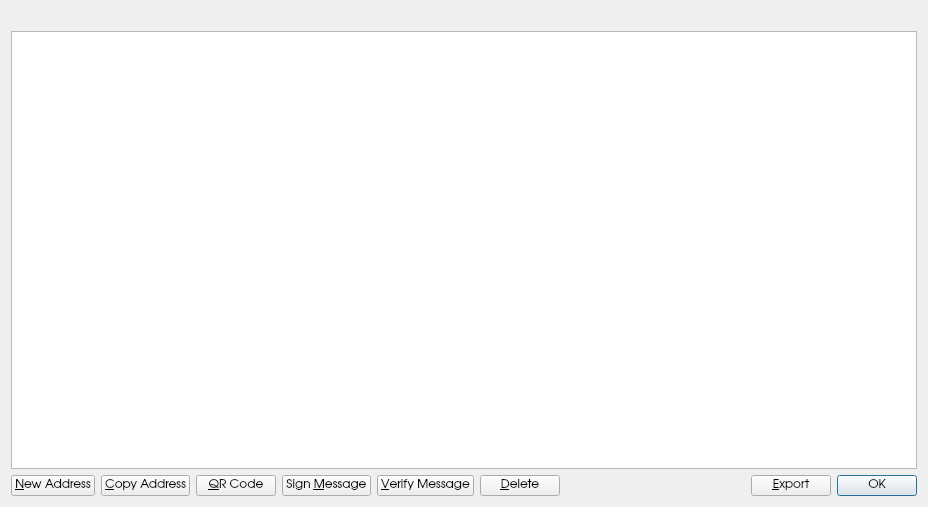
<?xml version="1.0" encoding="UTF-8"?>
<ui version="4.0">
 <class>AddressBookPage</class>
 <widget class="QWidget" name="AddressBookPage">
  <property name="geometry">
   <rect>
    <x>0</x>
    <y>0</y>
    <width>928</width>
    <height>507</height>
   </rect>
  </property>
  <property name="windowTitle">
   <string>Address Book</string>
  </property>
  <layout class="QVBoxLayout" name="verticalLayout">
   <item>
    <widget class="QLabel" name="labelExplanation">
     <property name="textFormat">
      <enum>Qt::PlainText</enum>
     </property>
     <property name="wordWrap">
      <bool>true</bool>
     </property>
    </widget>
   </item>
   <item>
    <widget class="QTableView" name="tableView">
     <property name="contextMenuPolicy">
      <enum>Qt::CustomContextMenu</enum>
     </property>
     <property name="toolTip">
      <string>Double-click to edit address or label</string>
     </property>
     <property name="tabKeyNavigation">
      <bool>false</bool>
     </property>
     <property name="alternatingRowColors">
      <bool>true</bool>
     </property>
     <property name="selectionMode">
      <enum>QAbstractItemView::SingleSelection</enum>
     </property>
     <property name="selectionBehavior">
      <enum>QAbstractItemView::SelectRows</enum>
     </property>
     <property name="sortingEnabled">
      <bool>true</bool>
     </property>
     <attribute name="verticalHeaderVisible">
      <bool>false</bool>
     </attribute>
    </widget>
   </item>
   <item>
    <layout class="QHBoxLayout" name="horizontalLayout">
     <item>
      <widget class="QPushButton" name="newAddress">
       <property name="font">
        <font>
         <family>URW Gothic L</family>
        </font>
       </property>
       <property name="toolTip">
        <string>Create a new address</string>
       </property>
       <property name="text">
        <string>&amp;New Address</string>
       </property>
       <property name="icon">
        <iconset resource="../catscoin.qrc">
         <normaloff>:/icons/add</normaloff>:/icons/add</iconset>
       </property>
      </widget>
     </item>
     <item>
      <widget class="QPushButton" name="copyAddress">
       <property name="font">
        <font>
         <family>URW Gothic L</family>
        </font>
       </property>
       <property name="toolTip">
        <string>Copy the currently selected address to the system clipboard</string>
       </property>
       <property name="text">
        <string>&amp;Copy Address</string>
       </property>
       <property name="icon">
        <iconset resource="../catscoin.qrc">
         <normaloff>:/icons/editcopy</normaloff>:/icons/editcopy</iconset>
       </property>
      </widget>
     </item>
     <item>
      <widget class="QPushButton" name="QRcode">
       <property name="font">
        <font>
         <family>URW Gothic L</family>
        </font>
       </property>
       <property name="text">
        <string>&amp;QR Code</string>
       </property>
       <property name="icon">
        <iconset resource="../catscoin.qrc">
         <normaloff>:/icons/</normaloff>:/icons/qrcode</iconset>
       </property>
      </widget>
     </item>
     <item>
      <widget class="QPushButton" name="signMessage">
       <property name="font">
        <font>
         <family>URW Gothic L</family>
        </font>
       </property>
       <property name="toolTip">
        <string>Sign a message to prove you own a Cats address</string>
       </property>
       <property name="text">
        <string>Sign &amp;Message</string>
       </property>
       <property name="icon">
        <iconset resource="../catscoin.qrc">
         <normaloff>:/icons/edit</normaloff>:/icons/edit</iconset>
       </property>
      </widget>
     </item>
     <item>
      <widget class="QPushButton" name="verifyMessage">
       <property name="font">
        <font>
         <family>URW Gothic L</family>
        </font>
       </property>
       <property name="toolTip">
        <string>Verify a message to ensure it was signed with a specified Cats address</string>
       </property>
       <property name="text">
        <string>&amp;Verify Message</string>
       </property>
       <property name="icon">
        <iconset resource="../catscoin.qrc">
         <normaloff>:/icons/transaction_0</normaloff>:/icons/transaction_0</iconset>
       </property>
      </widget>
     </item>
     <item>
      <widget class="QPushButton" name="deleteAddress">
       <property name="font">
        <font>
         <family>URW Gothic L</family>
        </font>
       </property>
       <property name="toolTip">
        <string>Delete the currently selected address from the list</string>
       </property>
       <property name="text">
        <string>&amp;Delete</string>
       </property>
       <property name="icon">
        <iconset resource="../catscoin.qrc">
         <normaloff>:/icons/remove</normaloff>:/icons/remove</iconset>
       </property>
      </widget>
     </item>
     <item>
      <spacer name="horizontalSpacer">
       <property name="orientation">
        <enum>Qt::Horizontal</enum>
       </property>
       <property name="sizeHint" stdset="0">
        <size>
         <width>40</width>
         <height>20</height>
        </size>
       </property>
      </spacer>
     </item>
     <item>
      <widget class="QPushButton" name="exportButton">
       <property name="font">
        <font>
         <family>URW Gothic L</family>
        </font>
       </property>
       <property name="toolTip">
        <string>Export the data in the current tab to a file</string>
       </property>
       <property name="text">
        <string>&amp;Export</string>
       </property>
       <property name="icon">
        <iconset resource="../catscoin.qrc">
         <normaloff>:/icons/export</normaloff>:/icons/export</iconset>
       </property>
      </widget>
     </item>
     <item>
      <widget class="QDialogButtonBox" name="buttonBox">
       <property name="sizePolicy">
        <sizepolicy hsizetype="Maximum" vsizetype="Fixed">
         <horstretch>0</horstretch>
         <verstretch>0</verstretch>
        </sizepolicy>
       </property>
       <property name="font">
        <font>
         <family>URW Gothic L</family>
         <weight>50</weight>
         <bold>false</bold>
        </font>
       </property>
       <property name="standardButtons">
        <set>QDialogButtonBox::Ok</set>
       </property>
      </widget>
     </item>
    </layout>
   </item>
  </layout>
 </widget>
 <resources>
  <include location="../catscoin.qrc"/>
 </resources>
 <connections/>
</ui>
